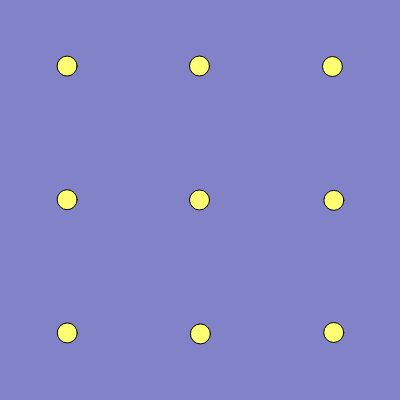
Frame 1 (no input)
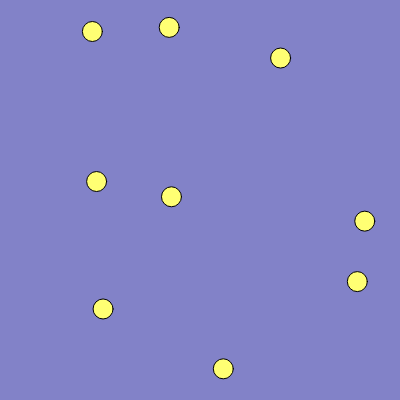
Frame 60 (no input)
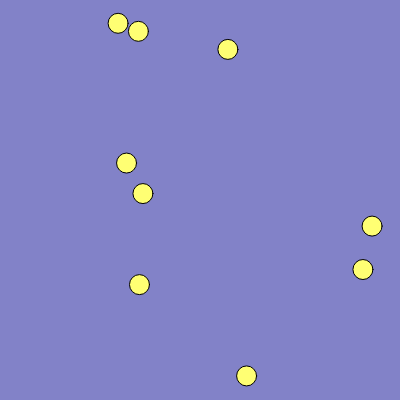
Frame 120 (the mouse pressed at the canvas centre since frame 60)

The p5.js sketch that drew these frames (run headless with seeded random() and noise() and a simulated clock; from frame 60 on, the mouse is pressed at the canvas centre):

// p5.js sketch
// ── sketch.js
let numX=3;
let numY=3;

let bs=[];

function setup(){
  createCanvas(400,400);
  
  for(let i=0;i<numX;i=i+1){
    for(let j=0;j<numY;j=j+1){
      //put in []list
      //xxx.push(new item)
      bs.push(new Ball(i*width/numX+width/numX/2,
                      j*height/numY+height/numY/2));
    }
  }
}

function draw(){
  background(130,130,200);
  //各自執行
  //xxx.foreach((v))=>{v.display();});
  bs.forEach((v)=>{
    v.display();
  });
}

// 物件導向格式
class Ball{
  // 建構
  constructor(x,y,s=20){
    this.x=x;
    this.y=y;
    this.size=s;
    this.movex =random(-1.0,1.0);
    this.movey =random(-1.0,1.0);
  }
  // 能力為何
  display(){
    this.selfbounce();
    this.bounce();
    this.move();
    circle(this.x,this.y,this.size);
  }
  move(){
    this.x = this.x + this.movex;
    this.y = this.y + this.movey;
  }
  bounce(){
    // 上方反彈
    if (this.y-this.size/2<0){
      this.movey = -1*this.movey;
      
      background(255);
      fill(0);stroke(255,255,0);
    }
    // 上方反彈
    if (this.y+this.size/2>height){
      this.movey = -1*this.movey;
      
      background(255);
      fill(0);stroke(255,255,0);
    }
    // 左方反彈
    if (this.x-this.size/2<0){
      this.movex = -1*this.movex;
      
      background(255);
      fill(0);stroke(255,255,0);
    }
    // 上方反彈
    if (this.x+this.size/2>width){
      this.movex = -1*this.movex;
      
      background(255);
      fill(0);stroke(255,255,0);
    }
  }
  // 物件彼此反彈
  selfbounce(){
    bs.forEach((nb)=>{
      if (nb === this){
        // 若不是自己
        console.log('a');
        
        fill(255,255,115);stroke(0);
        
      }else{
        // 若x方向距離太近
        if (abs(this.x-nb.x)<this.size && 
            dist(this.x,this.y,nb.x,nb.y)<this.size)
          {this.movex=-1*this.movex;
           
           fill(0);stroke(255,255,0);
           scale(2);
           
           }
        if (abs(this.y-nb.y)<this.size&& 
            dist(this.x,this.y,nb.x,nb.y)<this.size)
          {this.movey=-1*this.movey;
           
           fill(0);stroke(255,255,0);
           scale(2);
           
           }
      }
      
      });
  }
}
